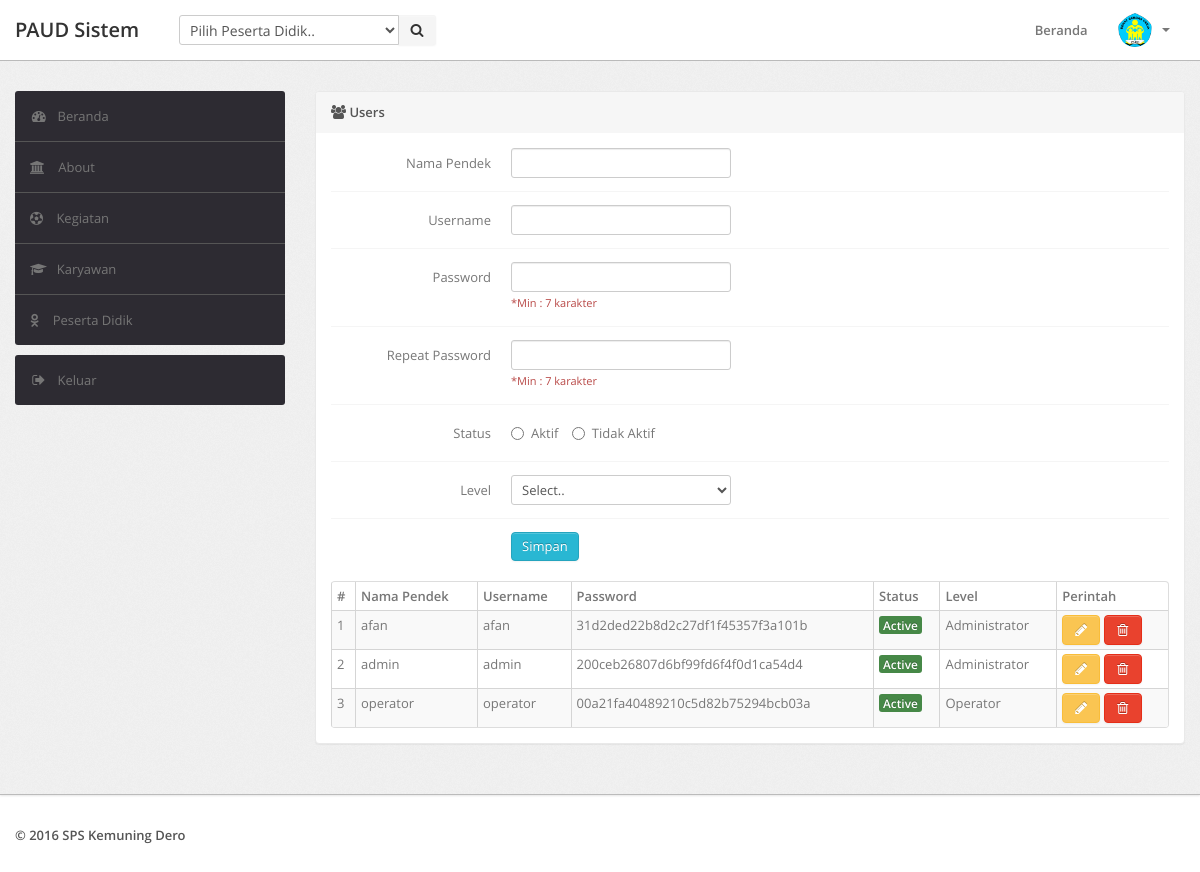
Screenshot of /user.php with the database file from the repository.
### tables this page shows
CREATE TABLE `tuser` (
  `id` int(11) NOT NULL,
  `nama_pendek` varchar(15) NOT NULL,
  `username` varchar(30) NOT NULL,
  `password` varchar(50) NOT NULL,
  `rpassword` varchar(50) NOT NULL,
  `level` int(1) NOT NULL,
  `status` int(1) NOT NULL,
  `create_at` datetime NOT NULL,
  `update_at` datetime NOT NULL
);

### user.php (the view, shortened to what this page needs)
<?php
include "./include/header.php";
?>
<div class="wrapper">
    <div class="container">
        <div class="row">
            <?php include "./include/sidebar.php"; ?>
            <div class="span9">
                <div class="content">
                    <div class="module">
                        <div class="module-head">
                            <b><i class="icon-group"></i> Users</b>
                        </div>
                        <div class="module-body">
                            <form class="form-horizontal row-fluid" method="post">
                                <div class="control-group">
                                    <label class="control-label" for="basicinput">Nama Pendek</label>
                                    <div class="controls">
                                        <input type="text" name="nama_pendek" required="" value="<?php
                                        if (isset($_GET['edit'])) {
                                            echo $getRow['nama_pendek'];
                                        }
                                        ?>">
                                    </div>
                                </div>
                                <div class="control-group">
                                    <label class="control-label" for="basicinput">Username</label>
                                    <div class="controls">
                                        <input type="text" name="username" required="" value="<?php
                                        if (isset($_GET['edit'])) {
                                            echo $getRow['username'];
                                        }
                                        ?>">
                                    </div>
                                </div>
                                <div class="control-group">
                                    <label class="control-label" for="basicinput">Password</label>
                                    <div class="controls">
                                        <?php if (isset($_GET['edit'])) { ?>
                                            <input type="password" name="passwordEdit" id="password" value="">
                                            <small>Kosonngkan Password bila tidak ingin Memperbaruinya</small>
                                            <br><small class="text-error">*Min : 7 karakter</small>
                                        <?php } else { ?>
                                            <input type="password" name="password" required="" id="password" value="" pattern=".{7,}" title="7 characters minimum">
                                            <br><small class="text-error">*Min : 7 karakter</small>
                                        <?php } ?>
                                    </div>
                                </div>
                                <div class="control-group">
                                    <label class="control-label" for="basicinput">Repeat Password</label>
                                    <div class="controls">
                                        <?php if (isset($_GET['edit'])) { ?>
                                            <input type="password" name="rpasswordEdit" id="rpassword" value="">
                                            <small>Kosonngkan Password bila tidak ingin Memperbaruinya</small>
                                            <br><small class="text-error">*Min : 7 karakter</small>
                                        <?php } else { ?>
                                            <input type="password" name="rpassword" id="rpassword" oninput="check(this)" value="" pattern=".{7,}" title="7 characters minimum">
                                            <br><small class="text-error">*Min : 7 karakter</small>
                                        <?php } ?>
                                    </div>
                                </div>
                                <div class="control-group">
                                    <label class="control-label">Status</label>
                                    <div class="controls">
                                        <?php
                                        if (isset($_GET['edit'])) {
                                            if ($getRow['status'] == 1) {
                                                ?>
                                                <label class="radio inline">
                                                    <input type="radio" name="status" required="" id="optionsRadios1" value="1" checked="">
                                                    Aktif
                                                </label>
                                                <label class="radio inline">
                                                    <input type="radio" name="status" required="" id="optionsRadios2" value="2">
                                                    Tidak Aktif
                                                </label>
                                            <?php } else { ?>
                                                <label class="radio inline">
                                                    <input type="radio" name="status" required="" id="optionsRadios1" value="1">
                                                    Aktif
                                                </label>
                                                <label class="radio inline">
                                                    <input type="radio" name="status" required="" id="optionsRadios2" value="2" checked="">
                                                    Tidak Aktif
                                                </label>
                                                <?php
                                            }
                                        } else {
                                            ?>
                                            <label class="radio inline">
                                                <input type="radio" name="status" required="" id="optionsRadios1" value="1">
                                                Aktif
                                            </label>
                                            <label class="radio inline">
                                                <input type="radio" name="status" required="" id="optionsRadios2" value="2">
                                                Tidak Aktif
                                            </label>
                                            <?php
                                        }
                                        ?>
                                    </div>
                                </div>
                                <div class="control-group">
                                    <label class="control-label" for="basicinput">Level</label>
                                    <div class="controls">
                                        <select name="level" required="">
                                            <option value="">Select..</option>
                                        </select>
                                    </div>
                                </div>
                                <div class="control-group">
                                    <div class="controls">
                                        <?php if (isset($_GET['edit'])) { ?>
                                            <button type="submit" class="btn btn-success" name="update">Edit</button>
                                            <a href="user.php" class="btn btn-inverse">Batal</a>
                                        <?php } else { ?>
                                            <button type="submit" class="btn btn-info" name="save">Simpan</button>
                                        <?php } ?>
                                    </div>
                                </div>
                            </form>
                            <br>
                            <table class="table table-striped table-bordered table-condensed">
                                <thead>
                                    <tr>
                                        <th>#</th>
                                        <th>Nama Pendek</th>
                                        <th>Username</th>
                                        <th>Password</th>
                                        <th>Status</th>
                                        <th>Level</th>
                                        <th>Perintah</th>
                                    </tr>
                                </thead>
                                <tbody>
                                    <?php
                                    $no = 1;
                                    $query = $mysqli->query("SELECT * FROM tuser");
                                    foreach ($query as $data) {
                                        ?>
                                        <tr>
                                            <td><?php echo $no; ?></td>
                                            <td><?php echo $data['nama_pendek']; ?></td>
                                            <td><?php echo $data['username']; ?></td>
                                            <td><?php echo $data['password']; ?></td>
                                            <td>
                                                <?php
                                                if ($data['status'] == 1) {
                                                    echo "<label class='label label-success'>Active</label>";
                                                } else {
                                                    echo "<label class='label label-warning'>Not Active</label>";
                                                }
                                                ?>
                                            </td>
                                            <td>
                                                <?php
                                                if ($data['level'] == 1) {
                                                    echo 'Administrator';
                                                } else {
                                                    echo 'Operator';
                                                }
                                                ?>
                                            </td>
                                            <td>
                                                <?php if ($_SESSION['id'] == $data['id']) { ?>
                                                <a href="account.php?edit=<?php echo $data['id']; ?>" class="btn btn-warning"><i class="icon-pencil"></i></a>
                                                <?php } else { ?>
                                                    <a href="?edit=<?php echo $data['id']; ?>" class="btn btn-warning"><i class="icon-pencil"></i></a>
                                                    <a href="?delete=<?php echo $data['id']; ?>" class="btn btn-danger" onclick="return confirm('Are you sure delete this data ?');"><i class="icon-trash"></i></a>
                                                    <?php } ?>
                                            </td>
                                        </tr>
                                        <?php
                                        $no++;
                                    }
                                    ?>
                                </tbody>
                            </table>
                        </div>
                    </div>
                </div>
            </div>
        </div>
    </div>
</div>
<?php include "./include/footer.php"; ?>

### assets/css/theme.css (style rules this page uses)
body { font-size: 13px; font-family: 'Open Sans', Arial, sans-serif; background: #fff; color: #777 }
strong, b { color: #555 }
small, .small { font-size: 11px }
.wrapper { background: url(../images/bg.png) #eee; border-bottom: 1px solid #bbb; -webkit-box-shadow: 0 1px 2px rgba(0,0,0,0.1); -moz-box-shadow: 0 1px 2px rgba(0,0,0,0.1); box-shadow: 0 1px 2px rgba(0,0,0,0.1); padding: 30px 0 }
form { margin: 0 }
select, textarea, input[type="text"], input[type="password"], input[type="datetime"], input[type="datetime-local"], input[type="date"], input[type="month"], input[type="time"], input[type="week"], input[type="number"], input[type="email"], input[type="url"], input[type="search"], input[type="tel"], input[type="color"], .uneditable-input, label, input, button, select, textarea { -webkit-border-radius: 3px; -moz-border-radius: 3px; border-radius: 3px; font-size: 13px; font-family: 'Open Sans', Tahoma, Arial, sans-serif }
.radio.inline, .checkbox.inline { white-space: nowrap }
body [class^="icon-"], body [class*=" icon-"] { font-size: 14px; line-height: 20px; height: 20px }
.module { background: #fff; -webkit-border-radius: 3px; -moz-border-radius: 3px; border-radius: 3px; border: 1px solid #ccc; border-bottom-color: #bbb; -webkit-box-shadow: 0 0 1px rgba(0,0,0,0.2); -moz-box-shadow: 0 0 1px rgba(0,0,0,0.2); box-shadow: 0 0 1px rgba(0,0,0,0.2); margin-bottom: 30px }
.form-horizontal .control-group, .form-vertical .control-group { margin-bottom: 0 }
.form-horizontal .control-group+.control-group, .form-vertical .control-group+.control-group { margin-top: 13px; padding-top: 13px; border-top: 1px solid #f5f5f5 }
.btn, .btn-box { -webkit-border-radius: 3px; -moz-border-radius: 3px; border-radius: 3px }
.btn [class^="icon-"], .btn-box [class^="icon-"], .btn [class*=" icon-"], .btn-box [class*=" icon-"] { min-width: 16px; text-align: center; display: inline-block!important }
.btn { font-size: 13px; font-weight: 600 }
.btn { display: inline-block; margin-bottom: 0; font-weight: 400; text-align: center; vertical-align: middle; cursor: pointer; background-image: none; border: 1px solid transparent; white-space: nowrap; padding: 4px 10px; font-size: 13px; line-height: 1.42857; border-radius: 4px; -webkit-user-select: none; -moz-user-select: none; -ms-user-select: none; user-select: none }
.btn-info { color: #fff; background-color: #29b7d3; border-color: #25a4be }
.btn-warning { color: #fff; background-color: #fac552; border-color: #f9bd39 }
.btn-danger { color: #fff; background-color: #e9422e; border-color: #e52e18 }
.table { margin-bottom: 0 }
.table th, .table td { border-color: #d5d5d5!important }
.table-bordered thead:first-child tr:first-child>th:first-child, .table-bordered tbody:first-child tr:first-child>td:first-child { -webkit-border-top-left-radius: 2px; -moz-border-radius-topleft: 2px; border-top-left-radius: 2px }
.table-bordered thead:first-child tr:first-child>th:last-child, .table-bordered tbody:first-child tr:first-child>td:last-child { -webkit-border-top-right-radius: 2px; -moz-border-radius-topright: 2px; border-top-right-radius: 2px }
.table-bordered thead:last-child tr:last-child>th:first-child, .table-bordered tbody:last-child tr:last-child>td:first-child, .table-bordered tfoot:last-child tr:last-child>td:first-child { -webkit-border-bottom-left-radius: 2px; -moz-border-radius-bottomleft: 2px; border-bottom-left-radius: 2px }
.table-bordered thead:last-child tr:last-child>th:last-child, .table-bordered tbody:last-child tr:last-child>td:last-child, .table-bordered tfoot:last-child tr:last-child>td:last-child { -webkit-border-bottom-right-radius: 2px; -moz-border-radius-bottomright: 2px; border-bottom-right-radius: 2px }
.module { box-shadow: 0 0 3px rgba(0,0,0,.1); border-color: #e9e9e9; margin-bottom: 20px; background-color: #fff; border-radius: 4px; -webkit-box-shadow: 0 1px 1px rgba(0,0,0,.05); box-shadow: 0 1px 1px rgba(0,0,0,.05); }
.module-head { color: #767676; background-color: #f6f6f6; border-color: #e9e9e9; padding: 10px 15px; border-bottom: 1px solid transparent; border-top-right-radius: 3px; border-top-left-radius: 3px; }
.module-body { padding: 15px }

### rows the page displays
tuser: nama_pendek "afan", username "afan", password "31d2ded22b8d2c27df1f45357f3a101b", status "Active", level "Administrator"
tuser: nama_pendek "admin", username "admin", password "200ceb26807d6bf99fd6f4f0d1ca54d4", status "Active", level "Administrator"
tuser: nama_pendek "operator", username "operator", password "00a21fa40489210c5d82b75294bcb03a", status "Active", level "Operator"
